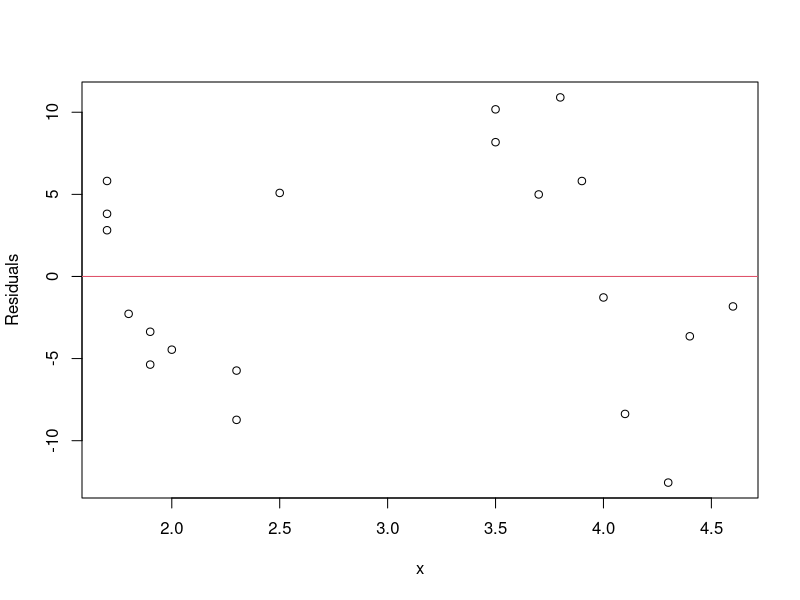
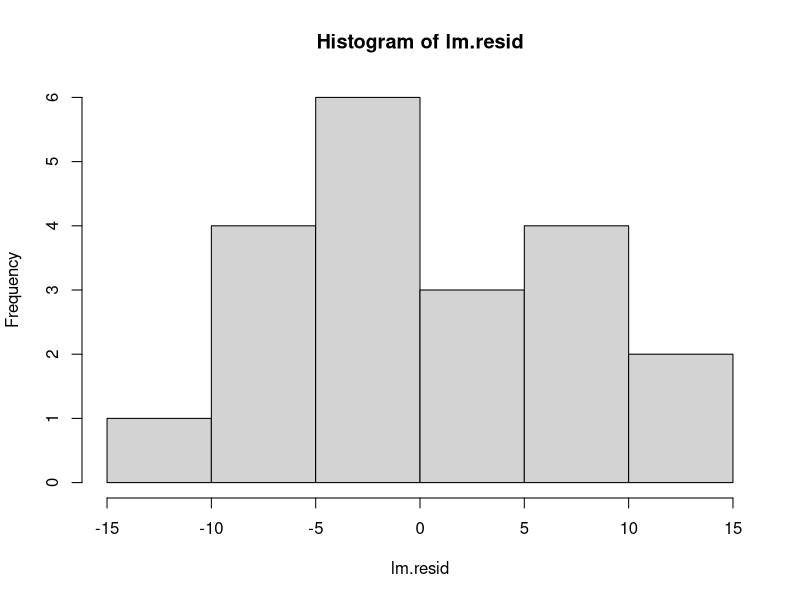
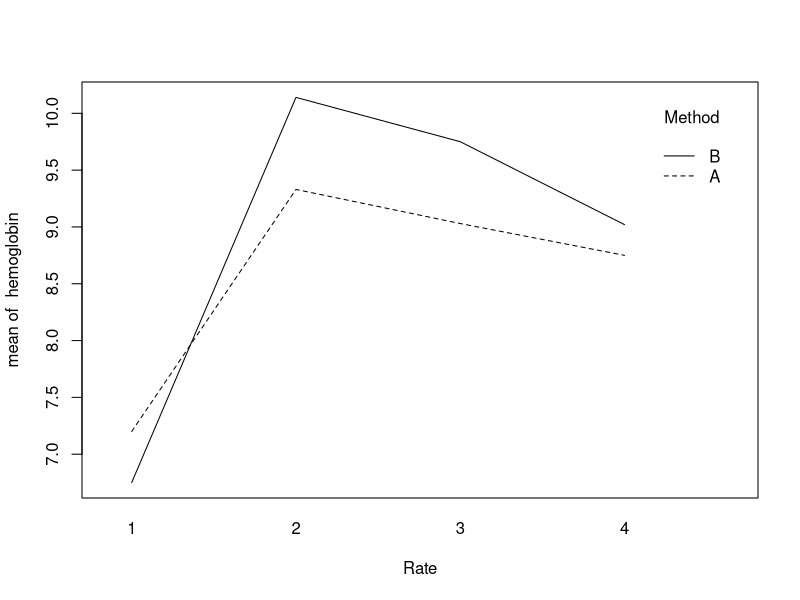
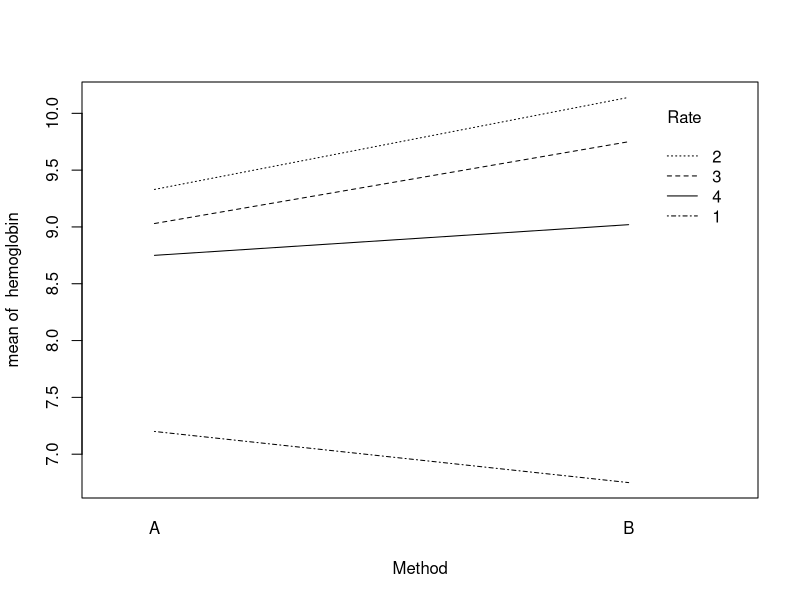

The R script that drew these images, in order:
## ---- chunk 1
x <- c(4.4, 3.9, 4.0, 4.0, 3.5, 4.1, 2.3, 4.7, 1.7, 4.9, 1.7, 4.6, 3.4, 4.3, 1.7, 3.9, 3.7, 3.1, 4.0, 1.8, 4.1, 1.8, 3.2, 1.9, 4.6, 2.0, 4.5, 3.9, 4.3, 2.3, 3.8, 1.9, 4.6, 1.8, 4.7, 1.8, 4.6, 1.9, 3.5, 4.0, 3.7, 3.7, 4.3, 3.6, 3.8, 3.8, 3.8, 2.5, 4.5, 4.1, 3.7, 3.8)
y <- c(78, 74, 68, 76, 80, 84, 50, 93, 55, 76, 58, 74, 75, 80, 56, 80, 69, 57, 90, 42, 91, 51, 79, 53, 82, 51, 76, 82, 84, 53, 86, 51, 85, 45, 88, 51, 80, 49, 82, 75, 73, 67, 68, 86, 72, 75, 75, 66, 84, 70, 79, 60) 
n <- 52
x.rand <- rep(NA, 20)
y.rand <- rep(NA, 20)
(idx.rand <- sample(1:n, 20))
set.seed(5)
for (i in 1:20) {
  x.rand[i] = x[idx.rand[i]]
  y.rand[i] = y[idx.rand[i]]
}
print(x.rand)
print(y.rand)
lm <- lm(y.rand ~ x.rand)
summary(lm)
## ---- chunk 2
lm <- lm(y.rand ~ x.rand)
summary(lm)
p.value <- 2.48e-06
alpha <- 0.05
p.value < alpha
## ---- chunk 3
alpha <- 1 - 0.95
n <- 20
(t.crit <- qt(1 - alpha/2, df = n-2))
beta0.hat <- 35.369
SE.beta0 <- 5.080
(CI.low <- beta0.hat - t.crit*SE.beta0)
(CI.upp <- beta0.hat + t.crit*SE.beta0)
## ---- chunk 4
summary(lm(y.rand~x.rand))
## ---- chunk 5
lm.resid <- resid(lm(y.rand ~ x.rand))
plot(x.rand, lm.resid, ylab = "Residuals", xlab = "x")
abline(0,0, col = 2)
hist(lm.resid)
## ---- chunk 6
summary(lm(y.rand ~ x.rand))
## ---- chunk 7
s <- 7.542
(s.sq <- s^2)
## ---- chunk 8
predict(lm(y.rand~x.rand), newdata = data.frame(x.rand=4.0), interval = 'confidence', level = 0.95)
## ---- chunk 9
df = data.frame(data = c(14.29, 19.10, 19.09, 16.25, 15.09, 16.61, 19.63, 20.06, 20.64, 18.00, 19.56, 19.47, 19.07, 18.38, 20.04, 26.23, 22.74, 24.04, 23.37, 25.02, 23.27), methods = rep(c("A", "B", "C"), each = 7))
df
## ---- chunk 10
aov.fit <- aov(data ~ methods, data = df)
summary(aov.fit)
## ---- chunk 11
df = data.frame(data = c(14.29, 19.10, 19.09, 16.25, 15.09, 16.61, 19.63, 20.06, 20.64, 18.00, 19.56, 19.47, 19.07, 18.38, 20.04, 26.23, 22.74, 24.04, 23.37, 25.02, 23.27), methods = rep(c("A", "B", "C"), each = 7))
df
df$methods = as.factor(df$methods)
AvsB = c(1,-1, 0)
Matrix = cbind(AvsB)
Clist = list("AvsB" = 1)
contrasts(df$methods) = Matrix
aov.model = aov(data ~ methods, data = df)
summary(aov.model,split=list(methods=Clist))
## ---- chunk 12
df = data.frame(data = c(14.29, 19.10, 19.09, 16.25, 15.09, 16.61, 19.63, 20.06, 20.64, 18.00, 19.56, 19.47, 19.07, 18.38, 20.04, 26.23, 22.74, 24.04, 23.37, 25.02, 23.27), methods = rep(c("A", "B", "C"), each = 7))
n <- 6
m <- 6
(A <- df$data[1:7])
(B <- df$data[8:14])
t.test(A, B, alternative = "two.sided", paired = FALSE, conf.level = 0.95)
## ---- chunk 13
df = data.frame(data = c(3.20, 3.03, 3.47, 3.71, 4.07, 3.33, 3.19, 3.79, 3.38, 3.10, 3.13, 3.13, 3.04, 3.14, 3.00, 3.20))
df$Lang <- c("Samoan", "Tongan", "Hawaiian", "Pacific Island English", "Maori", "Mandarin", "Cantonese", "Fijian")
df$Gender <- rep(c("Male", "Female"), each = 8)
df
summary(aov(data ~ Lang+Gender, data = df))
## ---- chunk 14
x <- df$data[1:8]
y <- df$data[9:16]
t.test(x, y, alternative = "two.sided", paired = TRUE)
## ---- chunk 15
hemoglobin <- c(6.7, 7.8, 5.5, 8.4, 7.0, 7.8, 8.6, 7.4, 5.8, 7.0, 7.0, 7.8, 6.8, 7.0, 7.5, 6.5, 5.8, 7.1, 6.5, 5.5, 9.9, 8.4, 10.4, 9.3, 10.7, 11.9, 7.1, 6.4, 8.6, 10.6, 9.9, 9.6, 10.2, 10.4, 11.3, 9.1, 9.0, 10.6, 11.7, 9.6, 10.4, 8.1, 10.6, 8.7, 10.7, 9.1, 8.8, 8.1, 7.8, 8.0, 9.9, 9.6, 10.4, 10.4, 11.3, 10.9, 8.0, 10.2, 6.1, 10.7, 9.3, 9.3, 7.8, 7.8, 9.3, 10.2, 8.7, 8.6, 9.3, 7.2, 11.0, 9.3, 11.0, 9.0, 8.4, 8.4, 6.8, 7.2, 8.1, 11.0)
Rate <- rep(c("1","2","3","4"), each = 20)
Method <- rep(rep(c("A", "B"), each=10),4)
hemoglobin
fish = data.frame(data = hemoglobin, Rate = Rate, Method = Method)
interaction.plot(Rate, Method, hemoglobin)
interaction.plot(Method, Rate, hemoglobin)
## ---- chunk 16
summary(aov(data ~ Rate+Method, data = fish))
## ---- chunk 17
summary(aov(data ~ Rate*Method, data = fish))
